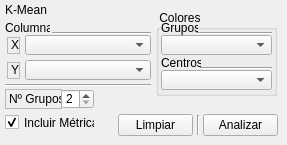
       <widget class="QWidget" name="util_clustering_tab">
        <attribute name="title">
         <string notr="true">Agrupamiento</string>
        </attribute>
        <widget class="Line" name="util_clustering_line_1">
         <property name="geometry">
          <rect>
           <x>196</x>
           <y>115</y>
           <width>4</width>
           <height>20</height>
          </rect>
         </property>
         <property name="orientation">
          <enum>Qt::Vertical</enum>
         </property>
        </widget>
        <widget class="QPushButton" name="util_clustering_clear_pushButton">
         <property name="geometry">
          <rect>
           <x>118</x>
           <y>114</y>
           <width>75</width>
           <height>22</height>
          </rect>
         </property>
         <property name="text">
          <string notr="true">Limpiar</string>
         </property>
        </widget>
        <widget class="QPushButton" name="util_clustering_analyze_pushButton">
         <property name="geometry">
          <rect>
           <x>203</x>
           <y>114</y>
           <width>75</width>
           <height>22</height>
          </rect>
         </property>
         <property name="text">
          <string notr="true">Analizar</string>
         </property>
        </widget>
        <widget class="QLabel" name="util_clustering_nClusters_label">
         <property name="geometry">
          <rect>
           <x>5</x>
           <y>89</y>
           <width>57</width>
           <height>20</height>
          </rect>
         </property>
         <property name="frameShape">
          <enum>QFrame::StyledPanel</enum>
         </property>
         <property name="text">
          <string notr="true">Nº Grupos</string>
         </property>
        </widget>
        <widget class="QLabel" name="util_clustering_label">
         <property name="geometry">
          <rect>
           <x>5</x>
           <y>2</y>
           <width>42</width>
           <height>16</height>
          </rect>
         </property>
         <property name="text">
          <string notr="true">K-Means</string>
         </property>
        </widget>
        <widget class="QLabel" name="util_clustering_X_label">
         <property name="geometry">
          <rect>
           <x>7</x>
           <y>37</y>
           <width>13</width>
           <height>17</height>
          </rect>
         </property>
         <property name="frameShape">
          <enum>QFrame::StyledPanel</enum>
         </property>
         <property name="text">
          <string notr="true">&lt;html&gt;&lt;head/&gt;&lt;body&gt;&lt;p&gt;X&lt;/p&gt;&lt;/body&gt;&lt;/html&gt;</string>
         </property>
        </widget>
        <widget class="QComboBox" name="util_clustering_columnYSelection_comboBox">
         <property name="geometry">
          <rect>
           <x>25</x>
           <y>60</y>
           <width>126</width>
           <height>20</height>
          </rect>
         </property>
         <property name="currentText">
          <string notr="true"/>
         </property>
        </widget>
        <widget class="Line" name="util_clustering_line_2">
         <property name="geometry">
          <rect>
           <x>52</x>
           <y>31</y>
           <width>99</width>
           <height>4</height>
          </rect>
         </property>
         <property name="orientation">
          <enum>Qt::Horizontal</enum>
         </property>
        </widget>
        <widget class="QCheckBox" name="util_clustering_includeMetrics_checkBox">
         <property name="geometry">
          <rect>
           <x>5</x>
           <y>114</y>
           <width>90</width>
           <height>17</height>
          </rect>
         </property>
         <property name="text">
          <string notr="true">Incluir Métricas</string>
         </property>
         <property name="checked">
          <bool>true</bool>
         </property>
        </widget>
        <widget class="Line" name="util_clustering_line_3">
         <property name="geometry">
          <rect>
           <x>5</x>
           <y>83</y>
           <width>146</width>
           <height>4</height>
          </rect>
         </property>
         <property name="orientation">
          <enum>Qt::Horizontal</enum>
         </property>
        </widget>
        <widget class="QLabel" name="util_clustering_Y_label">
         <property name="geometry">
          <rect>
           <x>7</x>
           <y>62</y>
           <width>13</width>
           <height>17</height>
          </rect>
         </property>
         <property name="frameShape">
          <enum>QFrame::StyledPanel</enum>
         </property>
         <property name="text">
          <string notr="true">&lt;html&gt;&lt;head/&gt;&lt;body&gt;&lt;p&gt;Y&lt;/p&gt;&lt;/body&gt;&lt;/html&gt;</string>
         </property>
        </widget>
        <widget class="QSpinBox" name="util_clustering_nClusters_spinBox">
         <property name="geometry">
          <rect>
           <x>61</x>
           <y>89</y>
           <width>33</width>
           <height>20</height>
          </rect>
         </property>
         <property name="minimum">
          <number>2</number>
         </property>
         <property name="maximum">
          <number>99</number>
         </property>
        </widget>
        <widget class="QComboBox" name="util_clustering_columnXSelection_comboBox">
         <property name="geometry">
          <rect>
           <x>25</x>
           <y>35</y>
           <width>126</width>
           <height>20</height>
          </rect>
         </property>
         <property name="currentText">
          <string notr="true"/>
         </property>
        </widget>
        <widget class="QGroupBox" name="util_clustering_colors_groupBox">
         <property name="geometry">
          <rect>
           <x>156</x>
           <y>10</y>
           <width>121</width>
           <height>86</height>
          </rect>
         </property>
         <property name="title">
          <string notr="true"> Colores</string>
         </property>
         <widget class="Line" name="util_clustering_colors_line_1">
          <property name="geometry">
           <rect>
            <x>44</x>
            <y>56</y>
            <width>72</width>
            <height>4</height>
           </rect>
          </property>
          <property name="orientation">
           <enum>Qt::Horizontal</enum>
          </property>
         </widget>
         <widget class="QLabel" name="util_clustering_colorsCenter_label">
          <property name="geometry">
           <rect>
            <x>5</x>
            <y>45</y>
            <width>40</width>
            <height>16</height>
           </rect>
          </property>
          <property name="text">
           <string notr="true">Centros</string>
          </property>
         </widget>
         <widget class="QComboBox" name="util_clustering_colorsClusterSelection_comboBox">
          <property name="geometry">
           <rect>
            <x>5</x>
            <y>25</y>
            <width>111</width>
            <height>20</height>
           </rect>
          </property>
          <property name="currentText">
           <string notr="true"/>
          </property>
         </widget>
         <widget class="QComboBox" name="util_clustering_colorsCenterSelection_comboBox">
          <property name="geometry">
           <rect>
            <x>5</x>
            <y>60</y>
            <width>111</width>
            <height>20</height>
           </rect>
          </property>
          <property name="currentText">
           <string notr="true"/>
          </property>
         </widget>
         <widget class="Line" name="util_clustering_colors_line_2">
          <property name="geometry">
           <rect>
            <x>40</x>
            <y>21</y>
            <width>76</width>
            <height>4</height>
           </rect>
          </property>
          <property name="orientation">
           <enum>Qt::Horizontal</enum>
          </property>
         </widget>
         <widget class="QLabel" name="util_clustering_colorsCluster_label">
          <property name="geometry">
           <rect>
            <x>5</x>
            <y>10</y>
            <width>37</width>
            <height>16</height>
           </rect>
          </property>
          <property name="text">
           <string notr="true">Grupos</string>
          </property>
         </widget>
        </widget>
        <widget class="QLabel" name="util_clustering_columns_label">
         <property name="geometry">
          <rect>
           <x>5</x>
           <y>20</y>
           <width>45</width>
           <height>16</height>
          </rect>
         </property>
         <property name="text">
          <string notr="true">Columnas</string>
         </property>
        </widget>
       </widget>
